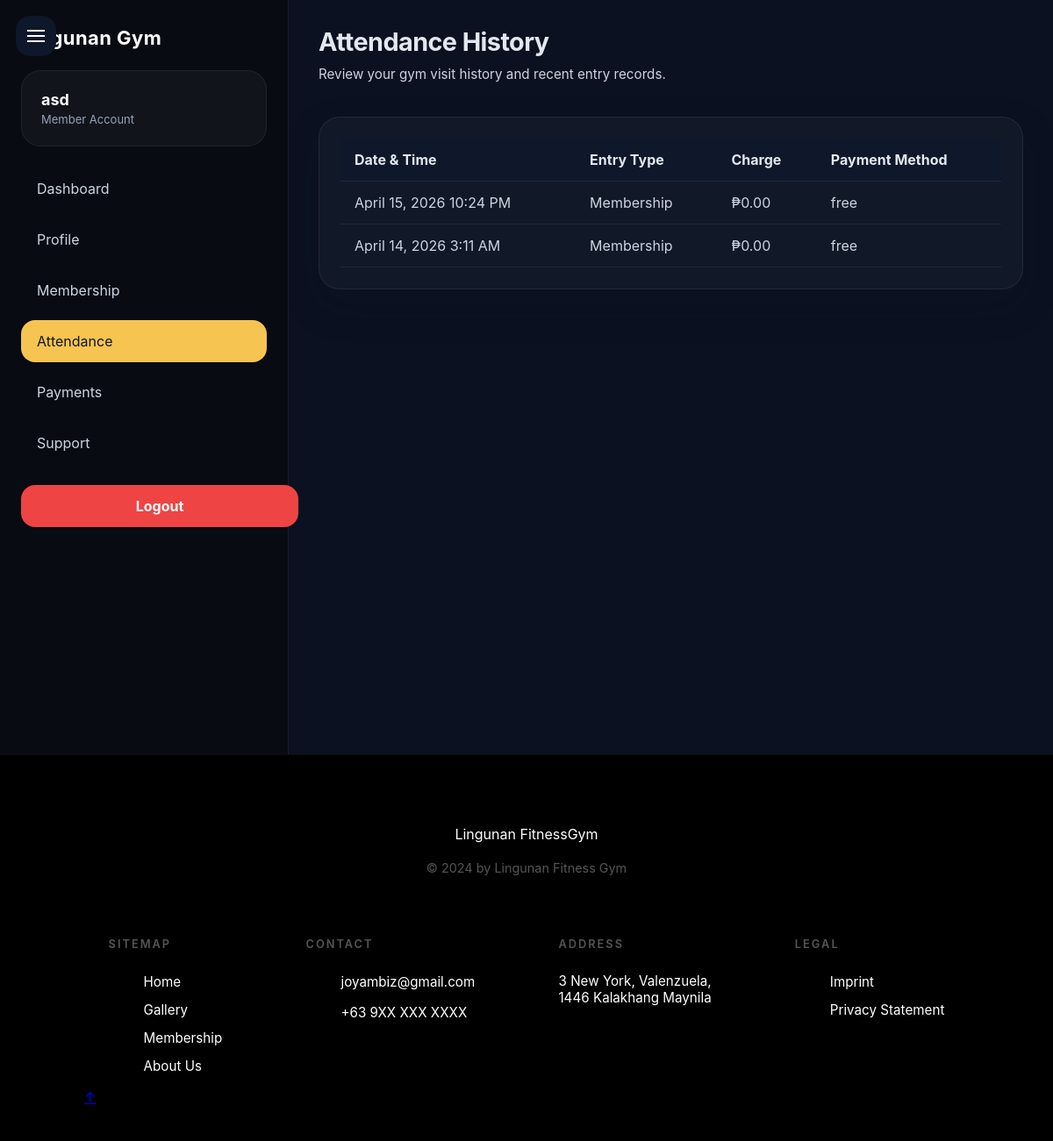
The page /public/member/attendance.php (signed in) on the database its author committed.
### tables this page shows
CREATE TABLE `members` (
  `id` int(10) unsigned NOT NULL AUTO_INCREMENT,
  `user_id` int(10) unsigned DEFAULT NULL,
  `first_name` varchar(50) NOT NULL,
  `last_name` varchar(50) NOT NULL,
  `phone` varchar(20) DEFAULT NULL,
  `address` varchar(255) DEFAULT NULL,
  `type` varchar(50) DEFAULT NULL,
  `membership_start` date DEFAULT NULL,
  `membership_end` date DEFAULT NULL,
  `password` varchar(255) NOT NULL,
  `username` varchar(50) NOT NULL,
  `gmail` varchar(100) NOT NULL,
  `RFID` varchar(50) DEFAULT NULL,
  `Joined_Date` date DEFAULT curdate(),
  `credit` decimal(10,2) DEFAULT 0.00,
  `plan_months` int(11) DEFAULT NULL,
  `membership_expiry` date DEFAULT NULL,
  PRIMARY KEY (`id`),
  KEY `user_id` (`user_id`),
  CONSTRAINT `members_ibfk_1` FOREIGN KEY (`user_id`) REFERENCES `users` (`id`) ON DELETE SET NULL ON UPDATE CASCADE
);

CREATE TABLE `entry_logs` (
  `id` int(11) NOT NULL,
  `member_id` int(11) DEFAULT NULL,
  `member_name` varchar(100) NOT NULL DEFAULT 'Walk-in',
  `entry_type` varchar(20) NOT NULL DEFAULT 'session',
  `amount_charged` decimal(10,2) NOT NULL DEFAULT 0.00,
  `payment_method` varchar(20) NOT NULL DEFAULT 'cash',
  `entry_time` datetime NOT NULL DEFAULT current_timestamp()
);

### public/member/attendance.php (the view, shortened to what this page needs)
<?php
require_once '../../app/config/connection.php';
$memberId = $_SESSION['member_id'];
$stmt = $pdo->prepare("SELECT * FROM members WHERE id = ? AND type = 'member' LIMIT 1");
$stmt->execute([$memberId]);
$member = $stmt->fetch();
$entryStmt = $pdo->prepare("SELECT * FROM entry_logs WHERE member_id = ? ORDER BY entry_time DESC LIMIT 20");
$entryStmt->execute([$memberId]);
$entries = $entryStmt->fetchAll();
$currentPage = basename($_SERVER['PHP_SELF'], '.php');
$fullName = trim($member['first_name'] . ' ' . $member['last_name']);
?>
<!DOCTYPE html>
<html lang="en">
<head>
  <link href="../../assets/css/headerComponent.css" rel="stylesheet">
  <link href="../../assets/css/footerComponents.css" rel="stylesheet">
  <link href="../../assets/css/member.css" rel="stylesheet">
</head>
<body>
  <div class="member-layout member-page">
    <button class="member-sidebar-toggle" id="memberSidebarToggle" aria-label="Open sidebar" type="button"><span></span></button>
    <aside class="member-sidebar">
      <div class="brand">Lingunan Gym</div>
      <div class="profile-card">
        <div class="name"><?php echo htmlspecialchars($fullName ?: $member['username']); ?></div>
        <div class="type">Member Account</div>
      </div>
      <nav class="member-menu">
        <a href="dashboard.php" class="member-menu-item <?php echo $currentPage === 'dashboard' ? 'active' : ''; ?>">Dashboard</a>
        <a href="profile.php" class="member-menu-item <?php echo $currentPage === 'profile' ? 'active' : ''; ?>">Profile</a>
        <a href="membership.php" class="member-menu-item <?php echo $currentPage === 'membership' ? 'active' : ''; ?>">Membership</a>
        <a href="attendance.php" class="member-menu-item <?php echo $currentPage === 'attendance' ? 'active' : ''; ?>">Attendance</a>
        <a href="payments.php" class="member-menu-item <?php echo $currentPage === 'payments' ? 'active' : ''; ?>">Payments</a>
        <a href="support.php" class="member-menu-item <?php echo $currentPage === 'support' ? 'active' : ''; ?>">Support</a>
      </nav>
      <a class="member-logout" href="logout.php">Logout</a>
    </aside>
    <main class="member-main">
      <div class="page-heading">
        <div>
          <h1>Attendance History</h1>
          <p class="card-small">Review your gym visit history and recent entry records.</p>
        </div>
      </div>
      <section class="card section-card">
        <?php if (empty($entries)): ?>
          <div class="empty-state">No attendance records have been found yet.</div>
        <?php else: ?>
          <div class="table-wrapper">
            <table class="member-table">
              <thead>
                <tr>
                  <th>Date & Time</th>
                  <th>Entry Type</th>
                  <th>Charge</th>
                  <th>Payment Method</th>
                </tr>
              </thead>
              <tbody>
                <?php foreach ($entries as $entry): ?>
                  <tr>
                    <td><?php echo date('F j, Y g:i A', strtotime($entry['entry_time'])); ?></td>
                    <td><?php echo htmlspecialchars(ucfirst($entry['entry_type'])); ?></td>
                    <td><?php echo '₱' . number_format($entry['amount_charged'] ?? 0, 2); ?></td>
                    <td><?php echo htmlspecialchars($entry['payment_method'] ?: '-'); ?></td>
                  </tr>
                <?php endforeach; ?>
              </tbody>
            </table>
          </div>
        <?php endif; ?>
      </section>
    </main>
  </div>
  <?php include "../../component/landingPage-footer.php"; ?>
</body>
</html>

### assets/css/member.css (style rules this page uses)
body { background: #0b1120; color: #e2e8f0; margin: 0; font-family: 'Inter', sans-serif; }
.member-page { min-height: 100vh; }
.member-layout { display: flex; min-height: 100vh; }
.member-sidebar { width: 280px; background: #090b12; color: #cbd5e1; padding: 30px 24px; flex-shrink: 0; position: sticky; top: 0; height: 100vh; border-right: 1px solid rgba(148, 163, 184, .12); }
.member-sidebar .brand { font-size: 22px; font-weight: 700; margin-bottom: 24px; color: #fff; letter-spacing: .02em; }
.member-sidebar .profile-card { background: rgba(255, 255, 255, .04); border: 1px solid rgba(148, 163, 184, .1); border-radius: 22px; padding: 22px; margin-bottom: 24px; }
.member-sidebar .profile-card .name { font-size: 18px; font-weight: 700; margin-bottom: 4px; color: #f8fafc; }
.member-sidebar .profile-card .type { font-size: 13px; color: #94a3b8; }
.member-menu { display: grid; gap: 10px; }
.member-menu-item { display: block; color: #cbd5e1; padding: 14px 18px; border-radius: 16px; text-decoration: none; transition: .2s ease; }
.member-menu-item:hover, .member-menu-item.active { background: #F6C451; color: #0f172a; }
.member-logout { display: inline-block; margin-top: 24px; padding: 14px 18px; width: 100%; background: #ef4444; color: #fff; text-decoration: none; border-radius: 16px; text-align: center; font-weight: 700; transition: .2s ease; }
.member-main { flex: 1; padding: 30px 34px; }
.page-heading { display: flex; align-items: center; justify-content: space-between; gap: 12px; margin-bottom: 24px; flex-wrap: wrap; }
.page-heading h1 { margin: 0; font-size: clamp(1.8rem, 2.2vw, 2.6rem); letter-spacing: -0.02em; }
.card { background: #111827; border-radius: 24px; padding: 24px; box-shadow: 0 18px 45px rgba(15, 23, 42, .18); border: 1px solid rgba(148, 163, 184, .12); }
.card-small { font-size: .95rem; color: #cbd5e1; margin-top: 10px; }
.section-card { margin-bottom: 24px; }
.table-wrapper { overflow-x: auto; }
.member-table { width: 100%; border-collapse: collapse; }
.member-table th, .member-table td { padding: 14px 16px; text-align: left; border-bottom: 1px solid rgba(148, 163, 184, .12); }
.member-table th { background: #0f172a; color: #e2e8f0; font-weight: 700; }
.member-table td { color: #cbd5e1; }
.member-sidebar-toggle { display: none; position: fixed; top: 18px; left: 18px; z-index: 1006; width: 46px; height: 46px; border: none; border-radius: 16px; background: #0f172a; color: #fff; display: flex; align-items: center; justify-content: center; cursor: pointer; transition: transform .2s ease, background .2s ease; }
.member-sidebar-toggle span { position: relative; width: 20px; height: 2px; background: #fff; display: inline-block; }
.member-sidebar-toggle span::before, .member-sidebar-toggle span::after { content: ''; position: absolute; width: 20px; height: 2px; background: #fff; left: 0; transition: transform .2s ease, opacity .2s ease; }
.member-sidebar-toggle span::before { top: -6px; }
.member-sidebar-toggle span::after { top: 6px; }

### rows shown on the page
members: first_name "asd"
entry_logs: entry_time "April 15, 2026 10:24 PM", entry_type "Membership", amount_charged "0.00", payment_method "free"
entry_logs: entry_time "April 14, 2026 3:11 AM", entry_type "Membership", amount_charged "0.00", payment_method "free"
